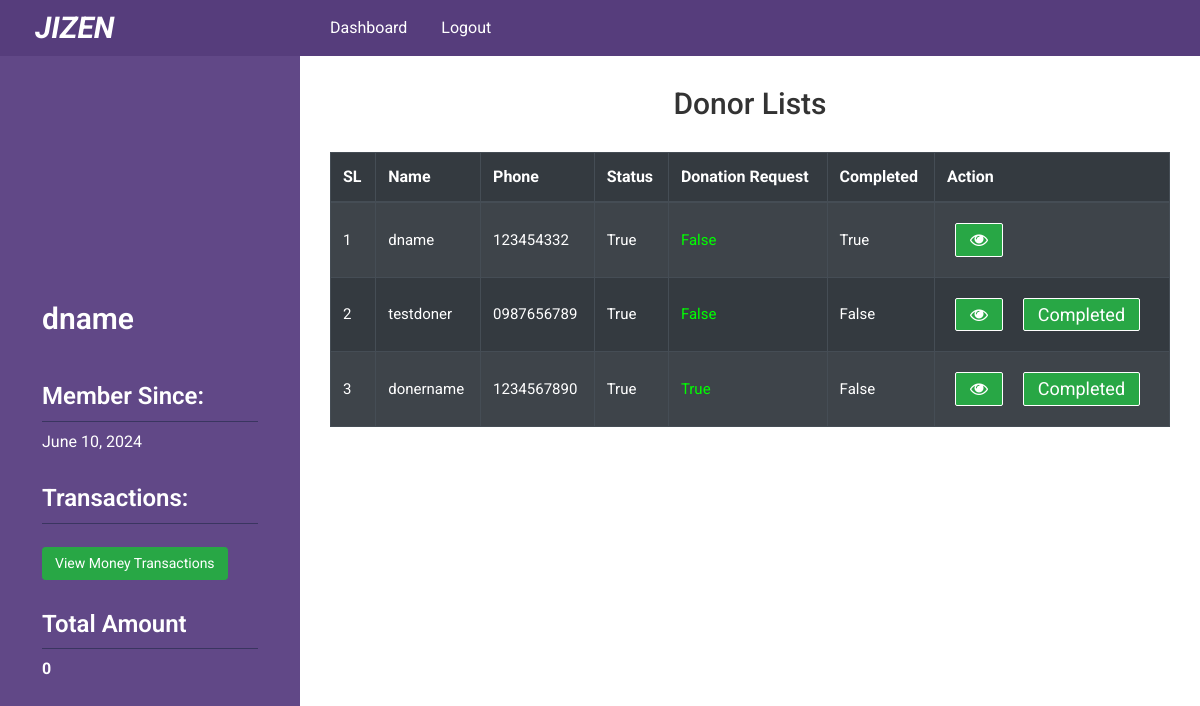
The page /dashboard/doner-list/ (signed in) on the database its author committed.
### poorapp/models.py (models this page shows, shortened)
class Doner(models.Model):
    doner_name      = models.CharField(max_length = 120)
    gender_list = (
        ('F','Female'),
        ('M','Male'),
        ('O','Other')
    )
    doner_gender    = models.CharField(max_length=1,choices=gender_list, null=True)
    doner_age       = models.IntegerField(null=True,blank=True)
    doner_phone     = models.CharField(max_length=15)
    doner_email     = models.EmailField(max_length=50,blank=True)
    doner_pass      = models.CharField(max_length = 300)
    doner_image     = models.ImageField(upload_to='uploads/',blank = True)
    joining_date    = models.DateField(auto_now=False, auto_now_add=True)
    district_name   = models.ForeignKey(DistrictList, on_delete= models.CASCADE)
    city_name       = models.ForeignKey(CityList, on_delete= models.CASCADE)
    status          = models.BooleanField(default=False)
    complete        = models.BooleanField(default=False)
    request         = models.BooleanField(default=False)

### poorapp/views.py (the view)
# urls.py: path("doner-list/", views.doner_list, name="doner_list"),
def doner_list(request):
    doner = models.Doner.objects.all()
    context = {
        'doner':doner
    }
    return render(request,'dashboard/doner_list.html',context)

### poorapp/templatetags/data_load.py (called while the page is built)
@register.filter(name='doner_info')
def intactive_counts(request,id):
    doner_info = Doner.objects.filter(id=id)
    return doner_info

@register.filter(name='total_payment')
def total_payment(request,id):
    my_paymenbt = PaymentProcess.objects.filter(payment_by_id=id)
    total = 0
    for payment in my_paymenbt:
        total = total + payment.payment_amount
    return total

### templates/dashboard/doner_list.html (shortened to what this page needs)
{% extends 'dashboard-base.html' %}
{% load data_load %}
{% block dashboard %}
    <div class="add_poor_area">
        <h2 class="fweight-600 fsize-30 pbottom-30 align-center">
            Donor Lists
        </h2>
             <table class="table table-bordered table-dark table-hover table-striped">
                 <thead>
                     <tr>
                         <th>SL</th>
                         <th>Name</th>
                         <th>Phone</th>
                         <th>Status</th>
                         <th>Donation Request</th>
                         <th>Completed</th>
                         <th>Action</th>
                     </tr>
                 </thead>
                 <tbody>
                     {% if doner %}
                         {% for item in doner %}
                            <tr>
                                <td scope="row">{{forloop.counter}}</td>
                                <td>{{item.doner_name}}</td>
                                <td>{{item.doner_phone}}</td>
                                <td>{{item.status}}</td>
                                <td style="color: lime;">{{item.request}}</td>
                                <td>{{item.complete}}</td>
                                <td class="action light width-25 ">
                                    <a target="_blank" class="m-2" href="{% url 'poorapp:doner_profile' item.id %}"><i class="fa fa-eye"></i></a>
                                    {% if item.status == False %}
                                    <a target="_blank" class="m-2" href="{% url 'poorapp:doner-approved' item.id %}">Approve</a>
                                    {% elif item.complete == False %}
                                    <a target="_blank" class="m-2" href="{% url 'poorapp:doner-completed' item.id %}">Completed</a>
                                    {% endif %}
                                </td>
                            </tr>
                         {% endfor %}
                    {% else %}
                        <h2>There is no Active Donor</h2>
                     {% endif %}
                </tbody>
             </table>
    </div>
{% endblock dashboard %}

### templates/dashboard-base.html (shortened to what this page needs)
<!DOCTYPE html>
<html lang="en">
<head>
    <link rel="stylesheet" href="https://cdnjs.cloudflare.com/ajax/libs/font-awesome/4.7.0/css/font-awesome.min.css">
    {% load static %}
    {% load data_load %}
    <link rel="stylesheet" href="{% static 'css/bootstrap.min.css' %}">
    <link rel="stylesheet" href="{% static 'style.css' %}">
</head>
<body>
<header class="header_area sticky-top">
    <div class="container-fluid">
        <div class="row">
            <div class="col-sm-3">
                <div class="logo">
                    <a target="_blank" href="{% url 'commonapp:home' %}"><h2>JIZEN</h2></a>
                </div>
            </div>
            <div class="col-md-8">
                {% if request.session.admin  %}
                <div class="top_title doner_menu_area">
                        <div class="left_menu menu">
                            <ul>
                                <li><a href="">Dashboard</a></li>
                                </li>
                                <li><a href="{% url 'poorapp:admin_logout' %}">Logout</a></li>
                            </ul>
                        </div>
                        <!-- <div class="right_menu menu">
                            <ul>
                                <li><a href="">Settings <i class="fa fa-sort-down"></i></a>
                                    <ul>
                                        <li><a href="">Update Profile</a></li>
                                        <li><a href="">Change Password</a></li>
                                        <li><a href="">View login History</a></li>
                                        <li><a href="">Help</a></li>
                                    </ul>
                                </li>
                            </ul>
                        </div> -->
                    </div>
                {% elif request.session.userid %}
                    <div class="top_title doner_menu_area">
                        <div class="left_menu menu">
                            <ul>
                                <li><a href="{% url 'poorapp:doner_dashboard' %}">Dashboard</a></li>
                                <li><a href="{% url 'poorapp:doner_logout' %}">Logout</a></li>
                            </ul>
                        </div>
                    </div>
                {% endif %}
            </div>
        </div>
    </div>
</header>
<section class="dashboard_content_area">
    <div class="container-fluid">
        <div class="row">
            <div class="col-sm-3 fixed-left dashboard_sidebar">
                <div class="sidebar">
                {% if request.session.admin %}
                    <div class="accordion single_sidebar" id="accordionExample">
                        <h3 class="collapsed" data-toggle="collapse" data-target="#one" aria-expanded="true" aria-controls="one"><i class="fa fa-list-ul"></i> Receiver Dashboard</h3>
                        <div id="one" class="dashboard_menu collapse show" data-parent="">
                            <ul>
                                <li><a href="{% url 'poorapp:poor_list' %}"><i class="fa fa-hand-o-right"></i> Receiver list</a></li>
                            </ul>
                        </div>
                        <h3 class="collapsed" data-toggle="collapse" data-target="#helper" aria-expanded="true" aria-controls="helper"><i class="fa fa-list-ul"></i> Who are Helping Now</h3>
                        <div id="helper" class="dashboard_menu collapse show" data-parent="">
                            <ul>
                                <li><a href="{% url 'poorapp:doner_list' %}"><i class="fa fa-hand-o-right"></i> Donor List</a></li>
                            </ul>
                        </div>
                    </div>
                    {% elif request.session.userid %}
                        <div class="doner_profile_area">
                            {% for doner in doner_info|doner_info:request.session.userid %}
                                {% if doner.doner_image%}
                                    <div class="doner_image">
                                        <a href="{% url 'poorapp:doner_dashboard' %}"><img src="{{doner.doner_image.url}}" alt=""></a>
                                    </div>
                                {% endif %}
                                <div class="general_info">
                                    <h2>{{doner.doner_name}}</h2>
                                    <h3>Member Since:</h3>
                                    <p>{{doner.joining_date}}</p>
                                    <h3>Transactions: </h2>
                                    <a href="{% url 'poorapp:view_transactions' request.session.userid %}" class="btn btn-success btn-sm">View Money Transactions</a>
                                    <h3>Total Amount</h3>
                                    <p><strong>{{ total_payments|total_payment:request.session.userid }}</strong></p>
                                </div>
                            {% endfor %}
                        </div>
                    {% endif %}
                </div>
            </div>
            <div class="col-sm-9">
                <div class="dashboard_content">
                    {% block dashboard %}
                    {% endblock dashboard %}
                </div>
            </div>
        </div>
    </div>
</section>
</body>
</html>

### static/style.css (style rules this page uses)
body { font-family: 'Roboto', sans-serif; }
.align-center { text-align: center; }
.header_area { background-color: #563d7c; }
*,h1,h2,h3,h4,h5,h6,ul,li,a,p { margin: 0; padding: 0; }
.logo h2 { font-size: 30px; color: #fff; margin-bottom: 0; padding: 5px 20px; margin: 5px 0; display: inline-block; border-radius: 5px; font-style: italic; font-weight: 700; }
.col-sm-3.dashboard_sidebar { background-color: #614887; padding-bottom: 60px; min-height: 700px; }
ul { list-style: none; }
.fsize-30 { font-size:30px ; }
.dashboard_content { padding: 30px 15px 80px; z-index: 1; position: relative; }
.fweight-600 { font-weight: 600; }
.pbottom-30 { padding-bottom: 30px; }
.action.light a { background-color:#28a745; }
.action a { display: inline-block; font-size: 18px; color: #fff; padding: 5px 14px; border: 1px solid #fff; margin: 0 0px; border-radius: 2px; line-height: 1.2; display: inline-block; transition: all 0.5s; }
.menu ul li { display: inline; }
.menu ul li a { color: #fff; font-weight: 400; display: inline-block; font-size: 16px; padding: 16px 15px; text-transform: capitalize; text-decoration: none; transition: all 0.5s; }
.doner_image { text-align: center; }
.doner_image a { display: block; width: 200px; height: 200px; display: block; overflow: hidden; border-radius: 400px; }
.general_info p { color: #fff; margin-bottom: 20px; }
.doner_profile_area { padding: 30px 10%; }
.general_info h2 { font-size: 30px; color: #fff; font-weight: 600; padding: 15px 0; }
.general_info a.btn { padding: 5px 12px; margin-top: 15px; }
.general_info h3 { font-size: 24px; font-weight: 600; color: #fff; padding-bottom: 10px; margin-bottom: 8px; border-bottom: 1px solid #3A3560; margin-top: 30px; }
.left_menu.menu { float: left; width: 87%; }
.menu ul li { position: relative; }
.add_poor_area td { font-size: 15px; vertical-align: middle; }
.add_poor_area h2 { color: #333; font-weight: 500; font-size: 30px; }

### rows shown on the page
Doner: doner_name "dname", joining_date "June 10, 2024", request "0", doner_phone "123454332", status "True", request "False", complete "True"
Doner: doner_name "testdoner", doner_phone "0987656789", status "True", request "False", complete "False", shows "Completed"
Doner: doner_name "donername", doner_phone "1234567890", status "True", request "True", complete "False", shows "Completed"
